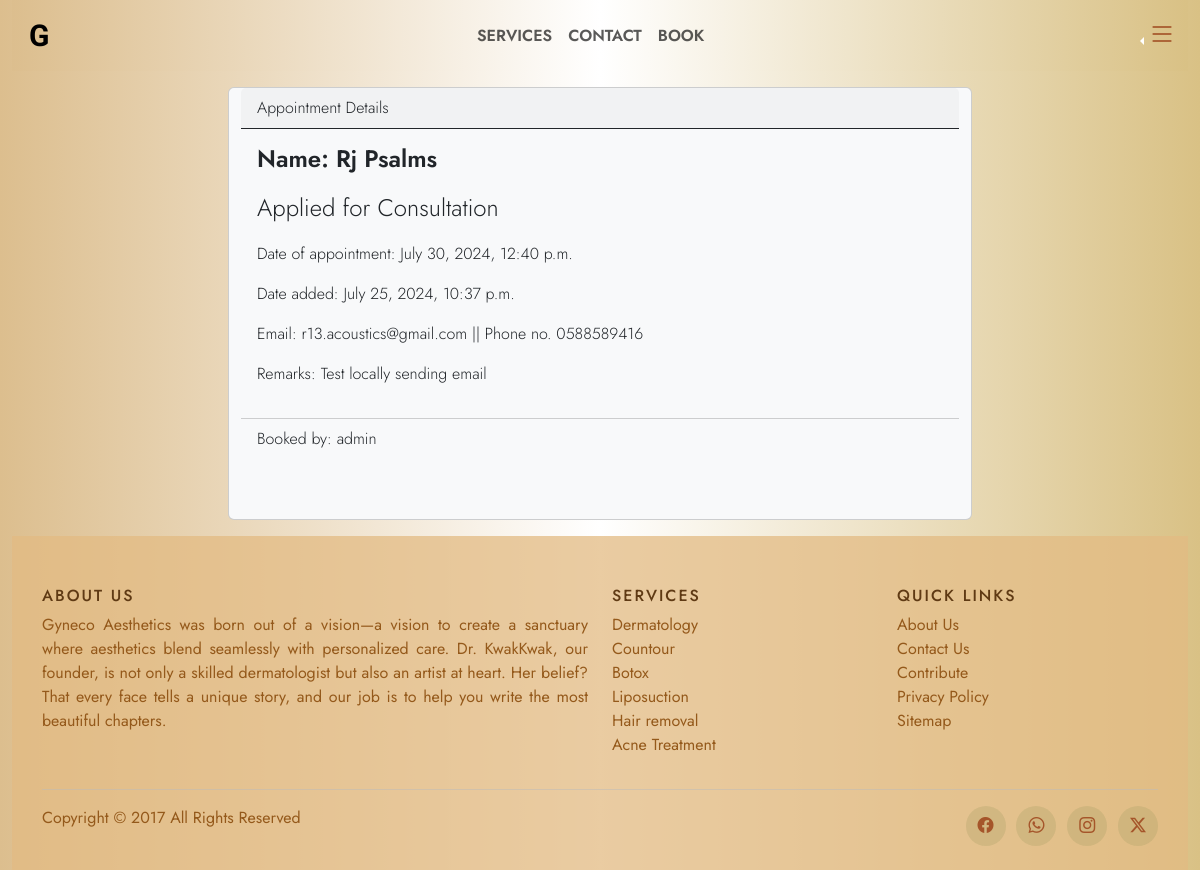
Screenshot of /appt_details/47/ with the database file from the repository.
### website/models.py (models this page shows, shortened)
class Patient(models.Model):
    first_name = models.CharField(max_length=100)
    last_name = models.CharField(max_length=100)
    service = models.ForeignKey(Category, on_delete=models.CASCADE, related_name="type_of")
    email = models.EmailField()
    phone_number = models.CharField(max_length=16)
    details = models.TextField(max_length=3000, null=True, blank=True)
    appt_date = models.DateTimeField()
    date_added = models.DateTimeField(auto_now_add=True)
    is_active = models.BooleanField(default=True, blank=True)
    is_done = models.BooleanField(default=False, blank=True)
    is_confirmed = models.BooleanField(default=False, blank=True)
    user = models.ForeignKey(settings.AUTH_USER_MODEL, on_delete=models.CASCADE, null=True, blank=True, related_name="booker")

class Category(models.Model):
    type = models.CharField(max_length=100)
    def __str__(self):
        return self.type

class User(AbstractUser):
    pass

### website/views.py (the view)
# urls.py: path('appt_details/<int:appointment_id>/', views.appt_details, name='appt_details'),
def appt_details(request, appointment_id):
    appointment = get_object_or_404(Patient, id=appointment_id)
    return render(request, 'website/appt_details.html', {'appointment': appointment})

### website/templates/website/appt_details.html (shortened to what this page needs)
{% extends 'website/layout.html' %}
{% load static %}
{% block body %}
    {% if appointment %}
           <div class="container">
            <div class="row row-cols-1 col-8 mx-auto">
            <div class="card bg-light mb-3">
                <div class="card-header border-dark">Appointment Details</div>
                <div class="card-body">
                  <h5 class="card-title fs-4">Name:  {{ appointment.first_name }} {{ appointment.last_name }}</h5>
                  <p class="card-text">
                    <p class="fs-4"> Applied for {{ appointment.service }}</p>
                    <p class="fs-6">Date of appointment: {{ appointment.appt_date }}</p>
                    <p class="fs-6">Date added: {{ appointment.date_added }}</p>
                    <p class="fs-6">Email: {{ appointment.email }}  || Phone no. {{ appointment.phone_number }}</p>
                    <p class="fs-6">Remarks: {{ appointment.details }}</p>
                  </p>
                </div>
                <div class="card-footer bg-transparent">Booked by: {{ appointment.user }}</div>
              </div>
            </div>
           </div>
    {% else %}
    <h3>No bookings made yet.</h3>
    {% endif %}
{% endblock %}

### website/static/website/instyle.css (style rules this page uses)
html { overflow-x: hidden !important; max-width : 100%; scroll-behavior: smooth; }
body, .navbar, .c-dropmenu { background-image: linear-gradient(to right, rgb(220, 190, 142), rgb(255, 255, 255), rgb(217, 193, 133)); }
.card { background-color: transparent; font-family: "Jost", sans-serif; font-optical-sizing: auto; font-weight: 300; font-style: normal; animation: fade_in 1s; }
.card-title { font-weight: 600; }
div.card-footer { font-size: medium; margin-bottom: 60px; background-color: rgba(210, 105, 30, 0.795); }

### rows the page displays
Patient: first_name "Rj", last_name "Psalms", service "Consultation", appt_date "July 30, 2024, 12:40 p.m.", date_added "July 25, 2024, 10:37 p.m.", email "r13.acoustics@gmail.com", phone_number "0588589416", details "Test locally sending email", user "admin"
